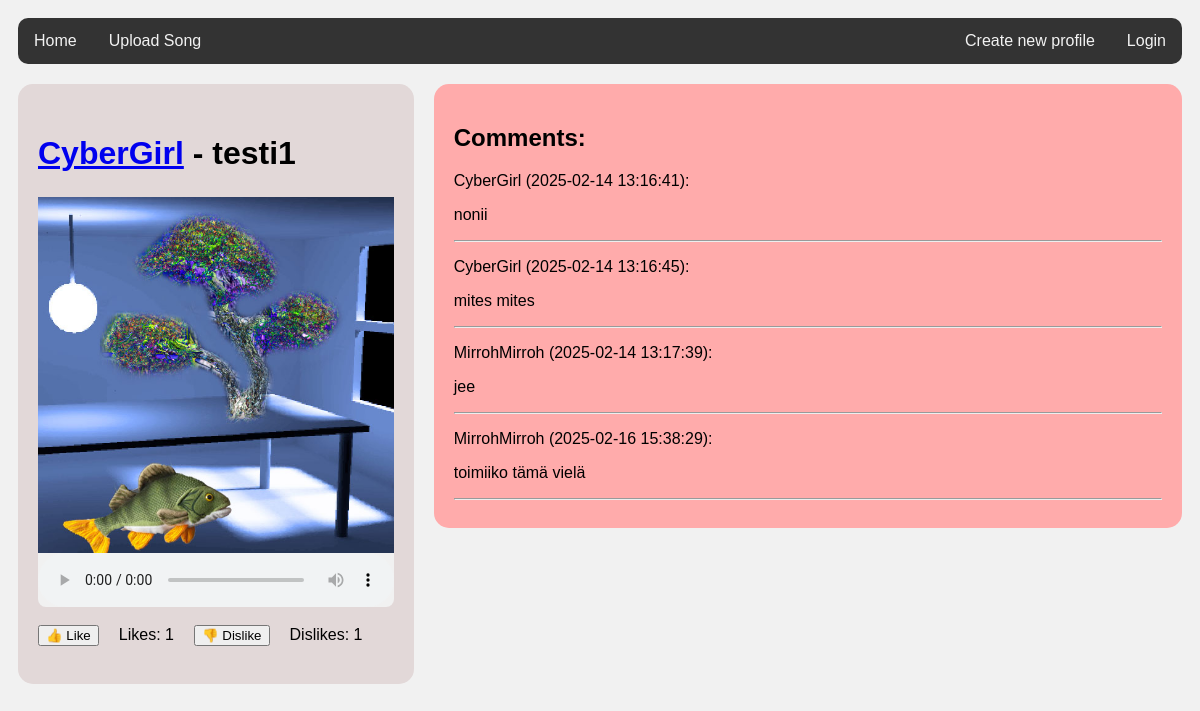
/song/1, run on the app's committed database.
### tables this page shows
CREATE TABLE songs (
    id INTEGER PRIMARY KEY,
    user_id INTEGER NOT NULL,
    title TEXT NOT NULL,
    artist TEXT NOT NULL CHECK (LENGTH(artist) > 0),
    audio_file_path TEXT NOT NULL,
    image_file_path TEXT NOT NULL,
    upload_date DATETIME DEFAULT CURRENT_TIMESTAMP,
    genre TEXT CHECK (LENGTH(genre) > 0),
    duration INTEGER CHECK (duration > 0),
    FOREIGN KEY (user_id) REFERENCES users(id) ON DELETE CASCADE
);

CREATE TABLE messages (
    id INTEGER PRIMARY KEY,
    content TEXT,
    sent_at TEXT,
    user_id INTEGER REFERENCES users,
    thread_id INTEGER REFERENCES threads
);

CREATE TABLE users (
    id INTEGER PRIMARY KEY,
    username TEXT UNIQUE,
    password_hash TEXT,
    image BLOB
, bio TEXT);

### app.py (the view)
@app.route("/song/<int:id>")
def show_song(id):
    song = users.get_song(id)
    thread = forum.get_thread(id)
    messages = forum.get_messages(id)
    like_counter = get_likes(id)
    dislike_counter = get_dislikes(id)
    return render_template("show_song.html", song=song, thread=thread, messages=messages, like_counter=like_counter, dislike_counter=dislike_counter)

### db.py (called while the page is built)
def get_connection():
    con = sqlite3.connect("database.db")
    con.execute("PRAGMA foreign_keys = ON")
    con.row_factory = sqlite3.Row
    return con

def query(sql, params=[]):
    con = get_connection()
    result = con.execute(sql, params).fetchall()
    con.close()
    return result

### forum.py (called while the page is built)
def get_thread(id):
    sql = """SELECT t.id
             FROM threads t
             WHERE t.id = ?"""
    result = db.query(sql, [id])
    return result[0]

def get_messages(id):
    sql = """SELECT m.id, m.content, m.sent_at, m.user_id, u.username
             FROM messages m, users u
             WHERE m.user_id = u.id AND m.thread_id = ?
             ORDER BY m.id"""
    return db.query(sql, [id])

### repositories/songs_repository.py (called while the page is built)
def get_likes(id):
    sql = "SELECT COUNT(*) FROM likes WHERE song_id = ? AND is_like = 1"
    result = db.query(sql, [id])  # Assuming db.query() returns fetched data
    return result[0][0] if result else 0  # Extract the count from the result

def get_dislikes(id):
    sql = "SELECT COUNT(*) FROM likes WHERE song_id = ? AND is_like = 0"
    result = db.query(sql, [id])  # Assuming db.query() returns fetched data
    return result[0][0] if result else 0  # Extract the count from the result

### users.py (called while the page is built)
def get_song(id):
    sql = """SELECT id, user_id, title, artist, audio_file_path, image_file_path, genre
             FROM songs
             WHERE id = ?"""
    result = db.query(sql, [id])
    return result[0] if result else None

### templates/show_song.html (shortened to what this page needs)
<!DOCTYPE html>
<html>
<head>
  <link rel="stylesheet" href="../static/styles.css">
</head>
<body>
  <div class="topnav">
    <a href="/">Home</a>
    <a href="/upload_song">Upload Song</a>
    {% if session.username %}
    <a href="/logout" style="float:right">Logout</a>
    {% else %}
    <a href="/login_page" style="float:right">Login</a>
    <a href="/register" style="float:right">Create new profile</a>
    {% endif %}
  </div>
  <div class="row">
    <div class="leftcolumn">
      <div class="card2">
        <div class="song-info">
          <h1><a href="/user/{{ song.user_id }}">{{ song.artist }}</a> - {{ song.title }}</h1>
        </div>
        <br>
        <img src="{{ url_for('static', filename=song.image_file_path.split('static/')[-1]) }}" alt="Kansikuva" width="100%">
        <audio controls class="audio2">
          {% if song.audio_file_path.endswith('.mp3') %}
          <source src="{{ url_for('static', filename=song.audio_file_path.split('static/')[-1]) }}" type="audio/mpeg">
          {% elif song.audio_file_path.endswith('.wav') %}
          <source src="{{ url_for('static', filename=song.audio_file_path.split('static/')[-1]) }}" type="audio/wav">
          {% else %}
              <p>Tiedostotyyppi ei tuettu.</p>
          {% endif %}
        </audio>
        <br>
        <div class="likes">
          <form action="/like/{{ song.id }}" method="post">
            <button type="submit">👍 Like</button>
          </form>
          <p>Likes: {{ like_counter }}</p>
          <form action="/dislike/{{ song.id }}" method="post">
              <button type="submit">👎 Dislike</button>
          </form>
          <p>Dislikes: {{ dislike_counter }}</p>
        </div>
        <br>
      </div>
    </div>
    <div class="rightcolumn">
      <div class="card-songpage">
        <h2>Comments:</h2>
        {% for message in messages %}
        <p>
          {{ message.username }} ({{ message.sent_at }}):
        </p>
        <p>
          {{ message.content }}
        </p>
        <hr />
        {% endfor %}
      </div>
    </div>
  </div>

### static/styles.css (style rules this page uses)
* { box-sizing: border-box; }
body { font-family: Arial; padding: 10px; background: #f1f1f1; }
.topnav { overflow: hidden; background-color: #333; border-radius: 10px; }
.topnav a { float: left; display: block; color: #f2f2f2; text-align: center; padding: 14px 16px; text-decoration: none; }
.leftcolumn { float: left; width: 34%; }
.rightcolumn { float: left; width: 66%; background-color: #f1f1f1; padding-left: 20px; overflow: hidden; }
.card2 { background-color: rgb(226, 216, 216); padding: 20px; margin-top: 20px; border-radius: 15px; display: flex; flex-direction: column; }
.card-songpage { background-color: rgb(255, 171, 171); padding: 20px; margin-top: 20px; border-radius: 15px; }
.audio2 { width: 100%; border-radius: 0px 0px 8px 8px; background-color: #f1f1f1; }
.song-info { display: flex; flex-wrap: nowrap; gap: 10px; margin-top: 10px; margin-bottom: -15px; }
.likes { display: flex; align-items: center; gap: 20px; }
.likes form { display: flex; align-items: center; }
.likes p { margin: 0; }
.row::after { content: ""; display: table; clear: both; }

### data on the page
songs: artist "CyberGirl", title "testi1", image_file_path (picture)
messages: username "CyberGirl", sent_at "2025-02-14 13:16:41", content "nonii"
messages: username "CyberGirl", sent_at "2025-02-14 13:16:45", content "mites mites"
messages: username "MirrohMirroh", sent_at "2025-02-14 13:17:39", content "jee"
messages: username "MirrohMirroh", sent_at "2025-02-16 15:38:29", content "toimiiko tämä vielä"

### other printed values
{{ like_counter }} "1"
{{ dislike_counter }} "1"
